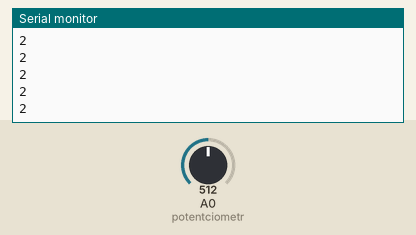
Recording of a sketch running on a simulated Arduino Uno, built with avr-gcc and run on an emulated ATmega328P. On the bench: the last lines printed to the serial monitor. The test bench sets the inputs (shaded band); at power-on: A0 (potentciometr) = 512.

Above: at 1.2 s.
1.3 s: A0 (potentciometr) set to 716
At 2.1 s:
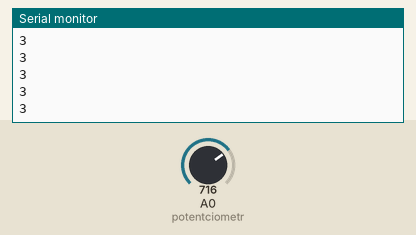
2.8 s: A0 (potentciometr) set to 900
At 3.8 s:
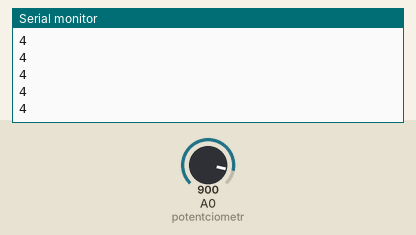
Timing chart, 0 to 5.8 s (numbered marks = the images above; inputs shaded):
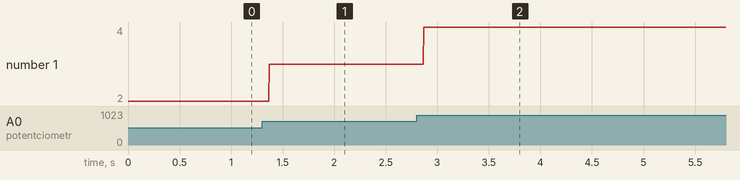

The sketch:

Potentiometr_+_Diodes.ino
```cpp
# define potentciometr 0
# define pin1 5
# define pin2 6
# define pin3 7
# define pin4 8
# define pin5 9

int val;
void setup() {
  Serial.begin(9600);
  }

void loop() {
  val = analogRead(potentciometr);
  val = map(val, 0, 1023, 0, 5);
  val = constrain(val, 0, 5);
  Serial.println(val);

  if(val == 1){
    digitalWrite(pin1, 1);
    digitalWrite(pin2, 0);
    digitalWrite(pin3, 0);
    digitalWrite(pin4, 0);
    digitalWrite(pin5, 0);
  }
  else if(val == 2){
    digitalWrite(pin1, 1);
    digitalWrite(pin2, 1);
    digitalWrite(pin3, 0);
    digitalWrite(pin4, 0);
    digitalWrite(pin5, 0);
  }
  else if(val == 3){
    digitalWrite(pin1, 1);
    digitalWrite(pin2, 1);
    digitalWrite(pin3, 1);
    digitalWrite(pin4, 0);
    digitalWrite(pin5, 0);
  }
  else if(val == 4){
    digitalWrite(pin1, 1);
    digitalWrite(pin2, 1);
    digitalWrite(pin3, 1);
    digitalWrite(pin4, 1);
    digitalWrite(pin5, 0);
  }
  else if(val == 5){
    digitalWrite(pin1, 1);
    digitalWrite(pin2, 1);
    digitalWrite(pin3, 1);
    digitalWrite(pin4, 1);
    digitalWrite(pin5, 1);
  }
  else if(val == 0){
    digitalWrite(pin1, 0);
    digitalWrite(pin2, 0);
    digitalWrite(pin3, 0);
    digitalWrite(pin4, 0);
    digitalWrite(pin5, 0);
  }

}
```

Measured:
- after the input at 1.3 s, the serial monitor: prints a new line after 0.07 s (image 1)
- after the input at 2.8 s, the serial monitor: prints a new line after 0.07 s (image 2)
- plotted number 1: 2 → 3 after the input at 1.3 s, 3 → 4 after the input at 2.8 s
